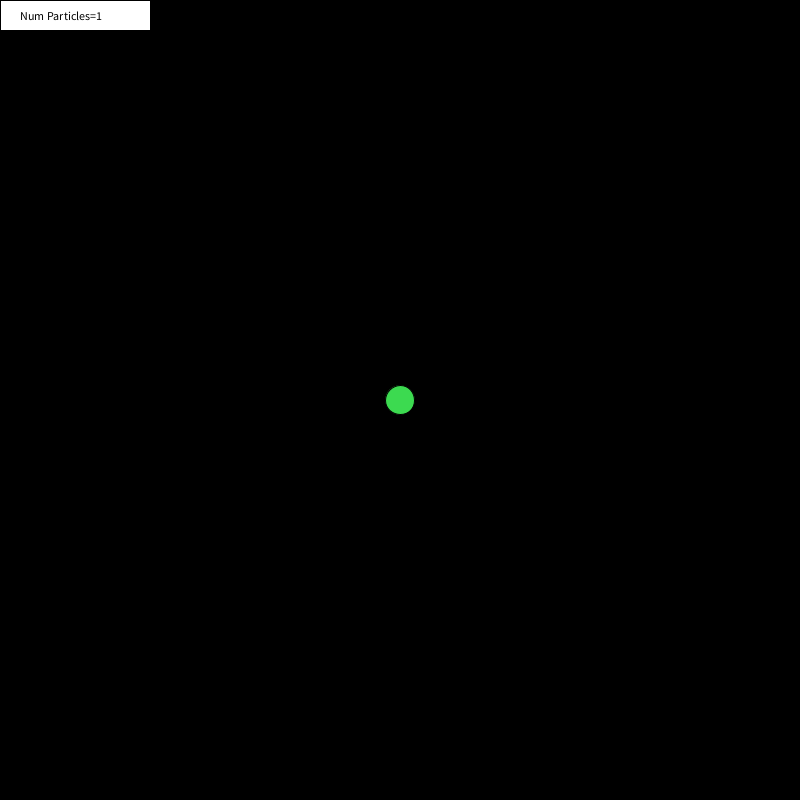
Frame 1 (no input)
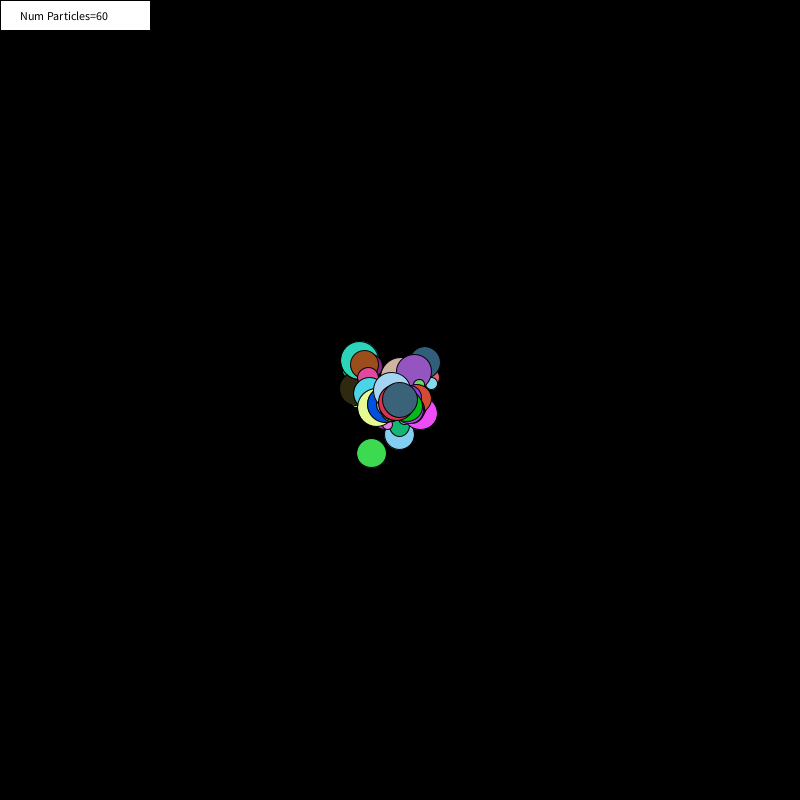
Frame 60 (the mouse pressed at the canvas centre just before this capture)
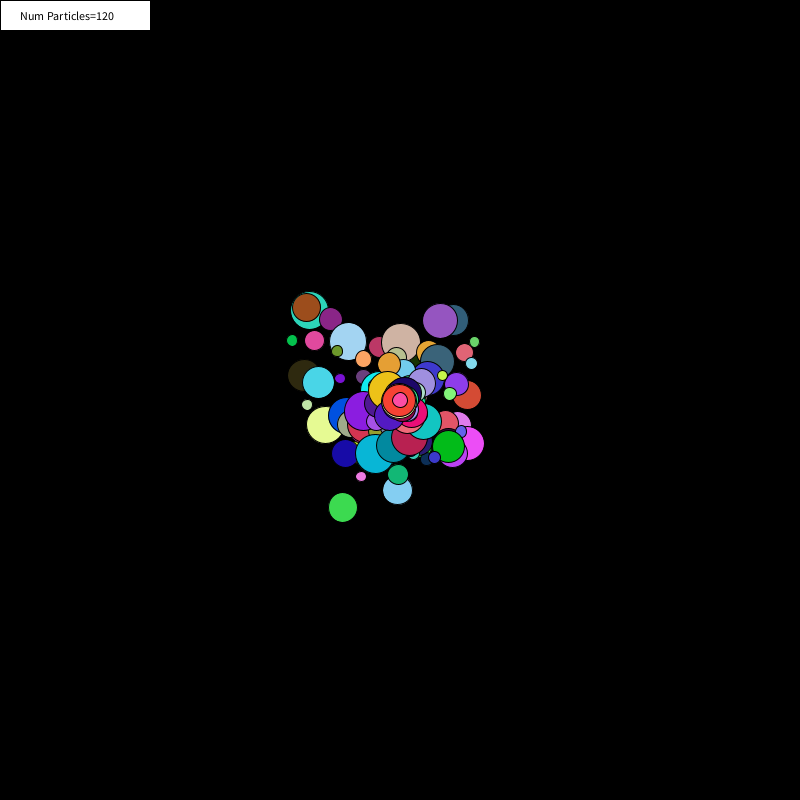
Frame 120 (the mouse held since frame 60 and released just before this capture)

The Processing sketch that drew these frames (run headless with seeded random() and noise(); from frame 60 on, the mouse is pressed at the canvas centre):

// Processing sketch: Classes_5_Particle_System
// ── Classes_5_Particle_System.pde
ArrayList<Particle> particles;

Particle p;
boolean bGenerateParticles = true;

void setup()
{
  background(0);
  size(800,800);
  
  particles = new ArrayList<Particle>();
 
}

void draw()
{
  background(0);

  // spawn particles
  if(bGenerateParticles) {
    p = new Particle();
    p.setPosition(width/2,height/2);
    p.size = random(10,40);
    p.setSpeed(random(-1.0f,1.0f),random(-1.0f,1.0f));
    p.setColour(color(random(0,255),random(0,255),random(0,255)));
  
    particles.add(p);
  }

  // update and draw particles
  for(int i = 0; i < particles.size();i++ )
  {
    Particle p = particles.get(i);
    p.drawParticle();
    p.update();
  }
  
  // remove particles that are off-screen
  for(int i = 0; i < particles.size();i++ )
  {
    Particle p = particles.get(i);
    if((p.x < -100) || (p.x > width + 100)) {
      particles.remove(i);  
    }
    if((p.y < -100) || (p.y > height + 100)) {
      particles.remove(i);  
    }
  } 
  
  fill(255);
  rect(0,0,150,30);
  fill(0);
  text("Num Particles="+particles.size(), 20,20);
}

void mouseMoved() 
{
  // spawn particles if the mouse is moved
  p = new Particle();
  p.setPosition(mouseX,mouseY);
  p.size = random(3,10);
  p.setSpeed(random(-1.0f,1.0f),random(-1.0f,1.0f));
  p.setColour(color(255,255,255));

  particles.add(p);    
}

void keyPressed()
{
  bGenerateParticles = !bGenerateParticles;
}
// ── Particle.pde

class Particle
{
  float x;
  float y;
  float speedx;
  float speedy;
  float gravity;
  float size;
  color c;
  
  void setPosition(int _x, int _y)
  {
    x = _x;
    y = _y;
  }
  
  void setSpeed(float _x, float _y)
  {
    speedx = _x;
    speedy = _y;
  }
  
  void setColour(color _c)
  {
    c = _c;  
  }
  
  void update()
  {
    x = x + speedx;
    y = y + speedy;
  }
  
  void drawParticle()
  {
    fill(c);
    ellipse(x,y,size,size);
  }
  
  
}
